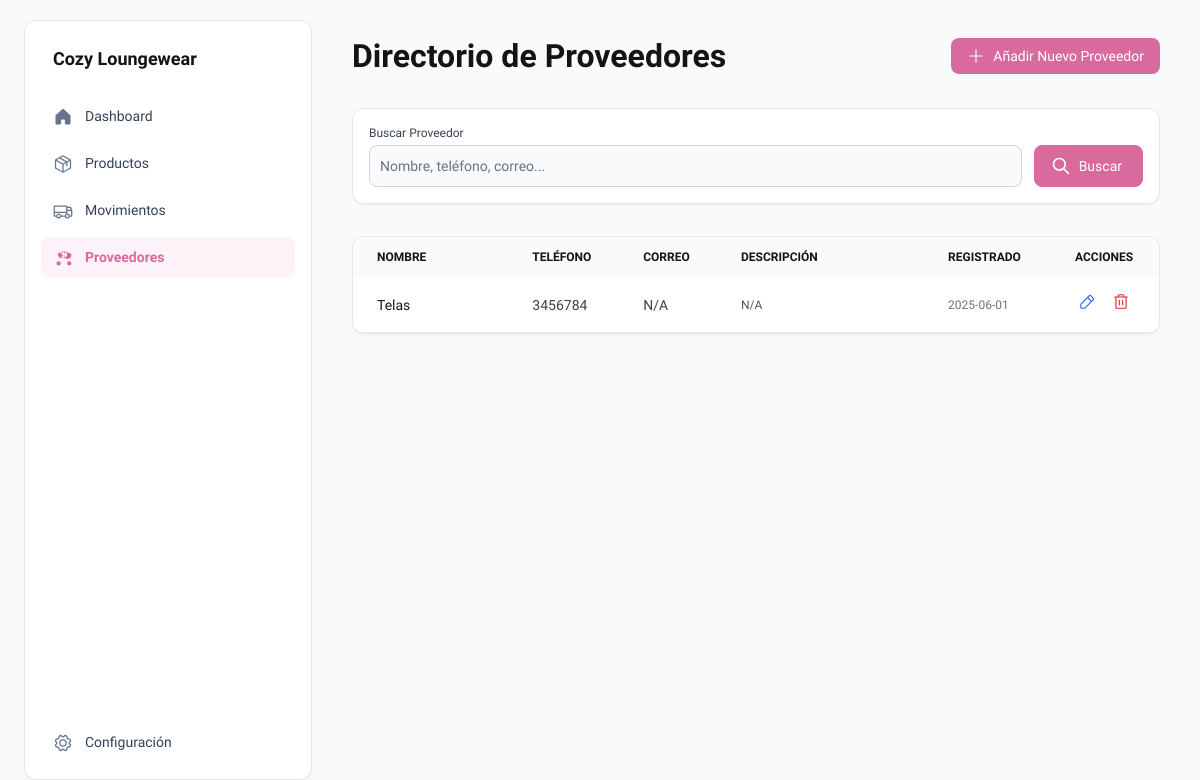
/proveedores, run on the app's committed database.
### tables this page shows
CREATE TABLE Proveedor (id INTEGER PRIMARY KEY AUTOINCREMENT, nombre TEXT NOT NULL UNIQUE, telefono TEXT NOT NULL, correo TEXT, descripcion TEXT, fecha_registro TIMESTAMP DEFAULT CURRENT_TIMESTAMP);

### app.py (the view)
@app.route('/proveedores', endpoint='proveedores_lista')
def proveedores_lista():
    search_query_proveedor = request.args.get('q_proveedor', '').strip()
    query_sql = 'SELECT id, nombre, telefono, correo, descripcion, fecha_registro FROM Proveedor'
    conditions = []
    params = []
    if search_query_proveedor:
        conditions.append("(nombre LIKE ? OR telefono LIKE ? OR correo LIKE ?)")
        like_query = f"%{search_query_proveedor}%"
        params.extend([like_query, like_query, like_query])
    if conditions: query_sql += " WHERE " + " AND ".join(conditions)
    query_sql += " ORDER BY nombre ASC"
    lista_proveedores = _ejecutar_consulta_db(query_sql, tuple(params), fetchall=True) or []
    return render_template('proveedores.html', proveedores=lista_proveedores, search_query=search_query_proveedor)

### app.py (called while the page is built)
def get_db_connection():
    db_url = os.environ.get('DATABASE_URL')
    if db_url:
        try:
            conn = psycopg2.connect(db_url)
            return conn
        except psycopg2.OperationalError as e:
            print(f"ERROR CRÍTICO: No se pudo conectar a PostgreSQL con DATABASE_URL: {e}")
            raise
    elif USE_SQLITE_LOCALLY_IF_NO_DB_URL:
        conn_sqlite = sqlite3.connect(DATABASE_PATH_SQLITE)
        conn_sqlite.row_factory = sqlite3.Row
        conn_sqlite.execute("PRAGMA foreign_keys = ON")
        return conn_sqlite
    else:
        raise ValueError("DATABASE_URL no está configurada y el fallback a SQLite local está deshabilitado.")

def _adapt_query(query_str, is_postgres_conn):
    if is_postgres_conn:
        return query_str.replace("?", "%s")
    return query_str

### templates/proveedores.html (shortened to what this page needs)
{% extends "base.html" %}
{% block page_title %}Directorio de Proveedores{% endblock %}
{% block page_actions %}
    <a href="{{ url_for('agregar_proveedor') }}" class="bg-[#D96A9E] hover:bg-[#c75d8f] text-white text-sm font-medium py-2 px-4 rounded-lg inline-flex items-center">
        <svg xmlns="http://www.w3.org/2000/svg" width="18px" height="18px" fill="currentColor" viewBox="0 0 256 256" class="mr-2"><path d="M224,128a8,8,0,0,1-8,8H136v80a8,8,0,0,1-16,0V136H40a8,8,0,0,1,0-16h80V40a8,8,0,0,1,16,0v80h80A8,8,0,0,1,224,128Z"></path></svg>
        Añadir Nuevo Proveedor
    </a>
{% endblock %}
{% block content %}
<div class="p-4">
    <div class="mb-6 bg-white dark:bg-slate-800 p-4 rounded-xl border border-gray-200 dark:border-slate-700 shadow-sm">
        <form method="GET" action="{{ url_for('proveedores_lista') }}" id="filtrosProveedoresForm">
            <div class="flex flex-wrap md:flex-nowrap items-end gap-3">
                <div class="flex-grow w-full md:w-auto">
                    <label for="search_query_proveedor" class="block mb-1 text-xs font-medium text-gray-700 dark:text-slate-300">Buscar Proveedor</label>
                    <input type="text" name="q_proveedor" id="search_query_proveedor" value="{{ search_query if search_query else '' }}" class="bg-gray-50 dark:bg-slate-700 border border-gray-300 dark:border-slate-600 text-gray-900 dark:text-slate-200 text-sm rounded-lg focus:ring-[#D96A9E] focus:border-[#D96A9E] block w-full p-2.5" placeholder="Nombre, teléfono, correo...">
                </div>
                <div class="flex gap-x-3 flex-shrink-0">
                    <button type="submit" class="p-2.5 px-5 text-sm font-medium text-white bg-[#D96A9E] rounded-lg border border-[#D96A9E] hover:bg-[#c75d8f] focus:ring-4 focus:outline-none focus:ring-pink-300 dark:focus:ring-pink-800 inline-flex items-center">
                        <svg class="w-5 h-5 mr-1 -ml-1 md:mr-2" fill="none" stroke="currentColor" viewBox="0 0 24 24" xmlns="http://www.w3.org/2000/svg"><path stroke-linecap="round" stroke-linejoin="round" stroke-width="2" d="M21 21l-6-6m2-5a7 7 0 11-14 0 7 7 0 0114 0z"></path></svg>
                        <span class="hidden md:inline">Buscar</span>
                    </button>
                </div>
            </div>
        </form>
    </div>
    <div class="bg-white dark:bg-slate-800 rounded-xl border border-gray-200 dark:border-slate-700 shadow-sm overflow-hidden mt-8">
        <div class="overflow-x-auto">
            <table class="w-full text-sm text-left text-gray-700 dark:text-slate-300">
                <thead class="text-xs text-[#171312] dark:text-slate-200 uppercase bg-gray-50 dark:bg-slate-700">
                    <tr>
                        <th scope="col" class="px-6 py-3 min-w-[150px]">Nombre</th>
                        <th scope="col" class="px-6 py-3">Teléfono</th>
                        <th scope="col" class="px-6 py-3">Correo</th>
                        <th scope="col" class="px-6 py-3 min-w-[200px]">Descripción</th>
                        <th scope="col" class="px-6 py-3">Registrado</th>
                        <th scope="col" class="px-6 py-3 text-center">Acciones</th>
                    </tr>
                </thead>
                <tbody>
                    {% if proveedores %}
                        {% for proveedor in proveedores %}
                        <tr class="bg-white dark:bg-slate-800 border-b dark:border-slate-700 hover:bg-gray-50 dark:hover:bg-slate-700/50">
                            <td class="px-6 py-4 font-medium text-gray-900 dark:text-slate-200 whitespace-nowrap">{{ proveedor.nombre }}</td>
                            <td class="px-6 py-4">{{ proveedor.telefono }}</td>
                            <td class="px-6 py-4">{{ proveedor.correo if proveedor.correo else 'N/A' }}</td>
                            <td class="px-6 py-4 text-xs text-gray-600 dark:text-slate-400">{{ proveedor.descripcion | truncate(80) if proveedor.descripcion else 'N/A' }}</td>
                            <td class="px-6 py-4 whitespace-nowrap text-xs text-gray-500 dark:text-slate-400">{{ proveedor.fecha_registro.split(' ')[0] if proveedor.fecha_registro else 'N/A' }}</td>
                            <td class="px-6 py-4 whitespace-nowrap text-center">
                                <a href="{{ url_for('editar_proveedor', id=proveedor.id) }}" class="text-blue-600 dark:text-blue-400 hover:text-blue-800 dark:hover:text-blue-300 mr-3 inline-block" title="Editar Proveedor">
                                </a>
                                <button type="button" class="delete-proveedor-btn text-red-600 dark:text-red-400 hover:text-red-800 dark:hover:text-red-300 inline-block" title="Eliminar Proveedor"
                                        data-proveedor-id="{{ proveedor.id }}"
                                        data-proveedor-name="{{ proveedor.nombre }}">
                                </button>
                            </td>
                        </tr>
                        {% endfor %}
                    {% endif %}
                </tbody>
            </table>
        </div>
    </div>
</div>
{% endblock %}

### static/css/style.css (style rules this page uses)
body { -webkit-font-smoothing: antialiased; -moz-osx-font-smoothing: grayscale; }

### data on the page
Proveedor: nombre "Telas", telefono "3456784", correo "N/A", descripcion "N/A", fecha_registro "2025-06-01"
